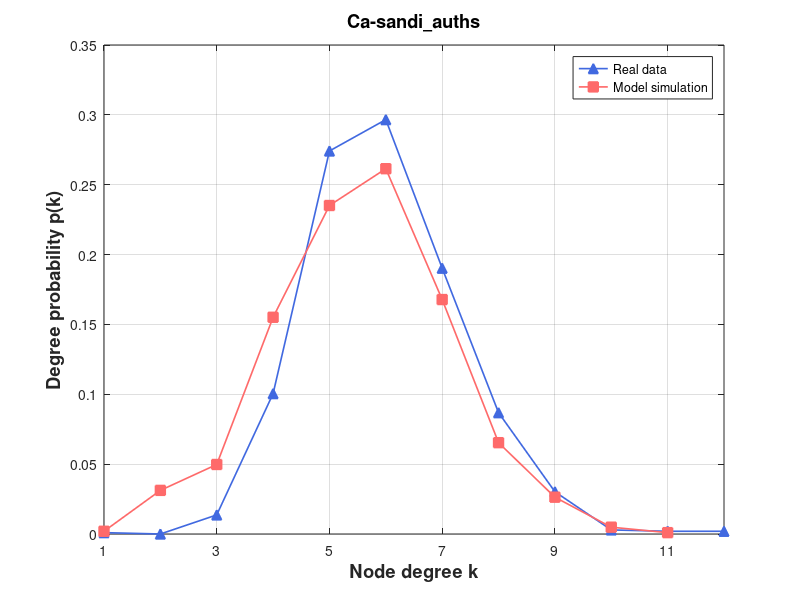

MATLAB code for this plot:
% Create some data
% 定义度数直方图

degree_hist1 = [0, 1, 0, 14, 103, 281, 304, 195, 89, 31, 3, 2, 2];
degree_hist2 = [0, 2, 32, 51, 159, 241, 268, 172, 67, 27, 5, 1];

% 将度数直方图转换为浮点型数组

degree_hist1 = double(degree_hist1);
degree_hist2 = double(degree_hist2);

degree1 = degree_hist1(2:end);
degree2 = degree_hist2(2:end);
% 计算度数概率
degree_prob1 = degree1 / sum(degree1);
degree_prob2 = degree2 / sum(degree2);

figure

set(gca, 'FontSize', 12);

  
plot(1:length(degree_prob1), degree_prob1, '^-','Color',[65/256,105/256,225/256],'LineWidth',1.2,'Markersize',7,'MarkerFaceColor',[65/256,105/256,225/256])

hold on
%plot(eb, predictionData,'ro-','LineWidth',1.2,'Markersize',7,'MarkerFaceColor','r')
%plot(eb, predictionData, 's-','Color',[171/256,130/256,255/256],'LineWidth',1.2,'Markersize',7,'MarkerFaceColor',[171/256,130/256,255/256]) 
%plot(eb, epsilon7, 's-','Color',[0/256,206/256,209/256],'LineWidth',1.2,'Markersize',7,'MarkerFaceColor',[0/256,206/256,209/256])

%plot(eb, size700, 's-','Color',[171/256,130/256,255/256],'LineWidth',1.2,'Markersize',7,'MarkerFaceColor',[171/256,130/256,255/256]) %Purple
plot(1:length(degree_prob2), degree_prob2, 's-','Color',[255/256,106/256,106/256],'LineWidth',1.2,'Markersize',7,'MarkerFaceColor',[255/256,106/256,106/256])



% Turn on the grid
grid on

% Add title and axis labels
%title('Performance of Baseband QPSK')
xlabel('Node degree k','FontSize',13.2,'FontWeight','bold')
ylabel('Degree probability p(k)','FontSize',13.2,'FontWeight','bold')
legend('Real data', 'Model simulation')
% title('Wikibooks (Initial)', 'FontSize', 13.2, 'FontWeight', 'bold')
title('Ca-sandi\_auths', 'FontSize', 13.2, 'FontWeight', 'bold')
% axis([0.03 1.02 0 0.35])
%set(gca,'xtick',[xmin:step:xmax])
% set(gca,'xtick',[1:1000:11000])
set(gca,'xtick', 1:2:max(length(degree_prob1),length(degree_prob2)))
% set(gca,'xticklabels',{'0','0.16','0.32','0.48','0.64','0.80'});
%set(gca,'ytick',[0:0.05:0.35])
xlim([1 max(length(degree_prob1),length(degree_prob2))])
%set(gca,'xscale','log')